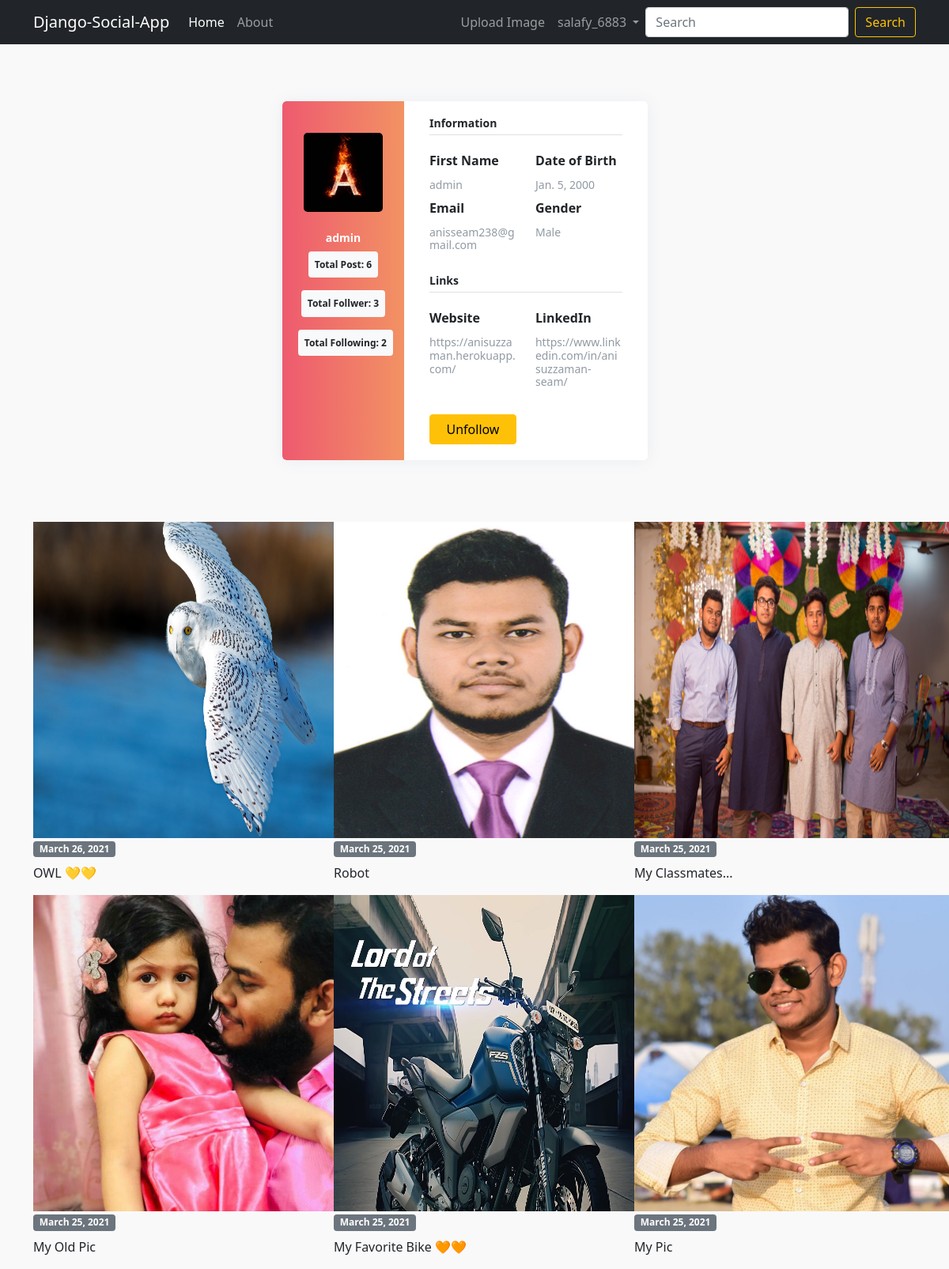
The app's page /other_profile/admin/ (signed in) with its own data.
### App_Login/models.py (models this page shows, shortened)
class User(AbstractBaseUser):
    email         = models.EmailField(max_length=255, unique=True)
    username      = models.CharField(max_length=30, unique=True)
    active        = models.BooleanField(default=True)  # user can login
    staff         = models.BooleanField(default=False) # staff user non superuser
    admin         = models.BooleanField(default=False) # superuser
    timestamp     = models.DateTimeField(auto_now_add=True)
    USERNAME_FIELD = 'email'
    REQUIRED_FIELDS = ['username',]
    objects = UserManager()
    @property
    def is_active(self):
        return self.active
    class Meta:
        ordering = ['-timestamp',]

class Profile(models.Model):
    GENDER_CHOICES = (
        ('Male' , 'Male'),
        ('Female' , 'Female'),
        ('Transgender' , 'Transgender'),
    )
    user        = models.OneToOneField(settings.AUTH_USER_MODEL, on_delete=models.CASCADE, related_name='user_profile')
    profile_pic = models.ImageField(default='default.png', upload_to='profile_pics')
    dob         = models.DateField(verbose_name="Date of Birth")
    gender      = models.CharField(max_length=20, choices=GENDER_CHOICES, default='Male')
    website     = models.URLField(blank=True, null=True)
    linkedin    = models.URLField(blank=True, null=True)

### App_Post/models.py (models this page shows, shortened)
class Post(models.Model):
    author = models.ForeignKey(settings.AUTH_USER_MODEL, on_delete=models.CASCADE, related_name='user_post')
    image = models.ImageField(upload_to='post_images')
    caption = models.CharField(max_length=264)
    upload_date = models.DateTimeField(auto_now_add=True)
    update_date = models.DateTimeField(auto_now=True)
    class Meta:
        ordering = ['-upload_date', ]

### App_Login/views.py (the view)
# urls.py: path('other_profile/<str:username>/', views.other_profile, name='other_profile'),
@login_required
def other_profile(request, username):
    user_obj = User.objects.get(username=username)
    already_followed = Follow.objects.filter(follower=request.user, following=user_obj)
    if user_obj == request.user:
        return redirect('profile_page')
    context = {
        'user_obj' : user_obj,
        'already_followed' : already_followed
    }
    return render(request, 'App_Login/other_profile.html', context)

### App_Login/templates/App_Login/other_profile.html (shortened to what this page needs)
{% extends 'App_Post/base.html' %}
{% block content %}
<div class="page-content page-container" id="page-content">
  <div class="padding">
    <div class="row container d-flex justify-content-center">
      <div class="col-xl-6 col-md-12">
        <div class="card user-card-full">
          <div class="row m-l-0 m-r-0">
            <div class="col-sm-4 bg-c-lite-green user-profile">
              <div class="card-block text-center text-white">
                <div class="m-b-25">
                  <img
                    src="{{ user_obj.user_profile.profile_pic.url }}"
                    class="img-radius"
                    alt="User-Profile-Image"
                  />
                </div>
                <h6 class="f-w-600">{{user_obj.username}}</h6>
                <p class="badge bg-light text-dark">Total Post: {{user_obj.user_post.count}}</p>
                <p class="badge bg-light text-dark">Total Follwer: {{user_obj.follower.count}}</p>
                <p class="badge bg-light text-dark">Total Following: {{user_obj.following.count}}</p>
              </div>
            </div>
            <div class="col-sm-8">
              <div class="card-block">
                <h6 class="m-b-20 p-b-5 b-b-default f-w-600">Information</h6>
                <div class="row">
                  <div class="col-sm-6">
                    <p class="m-b-10 f-w-600">First Name</p>
                    <h6 class="text-muted f-w-400">
                      {% if user_obj.username %}
                        {{user_obj.username}}
                      {% else %}
                        NULL
                      {% endif %}
                    </h6>
                  </div>
                  <div class="col-sm-6">
                    <p class="m-b-10 f-w-600">Date of Birth</p>
                    <h6 class="text-muted f-w-400">
                      {% if user_obj.user_profile.dob %}
                        {{user_obj.user_profile.dob}}
                      {% else %}
                        NULL
                      {% endif %}
                    </h6>
                  </div>
                  <div class="col-sm-6">
                    <p class="m-b-10 f-w-600">Email</p>
                    <h6 class="text-muted f-w-400">
                      {% if user_obj.email %}
                        {{user_obj.email}}
                      {% else %}
                        NULL
                      {% endif %}
                    </h6>
                  </div>
                  <div class="col-sm-6">
                    <p class="m-b-10 f-w-600">Gender</p>
                    <h6 class="text-muted f-w-400">
                      {% if user_obj.user_profile.gender %}
                        {{user_obj.user_profile.gender}}
                      {% else %}
                        NULL
                      {% endif %}
                    </h6>
                  </div>
                </div>
                <h6 class="m-b-20 m-t-40 p-b-5 b-b-default f-w-600">Links</h6>
                <div class="row">
                  <div class="col-sm-6">
                    <p class="m-b-10 f-w-600">Website</p>
                    <h6 class="text-muted f-w-400">
                      {% if user_obj.user_profile.website %}
                            {{user_obj.user_profile.website}}
                      {% else %}
                            NULL
                      {% endif %}
                    </h6>
                  </div>
                  <div class="col-sm-6">
                    <p class="m-b-10 f-w-600">LinkedIn</p>
                    <h6 class="text-muted f-w-400">
                      {% if user_obj.user_profile.linkedin %}
                            {{user_obj.user_profile.linkedin}}
                      {% else %}
                            NULL
                      {% endif %}
                    </h6>
                  </div>
                </div>
                <div class="row">
                  <div class="col-sm-6 mt-4">
                    {% if not already_followed %}
                        <a style="width: 100%;" class="btn btn-primary" href="{% url 'follow' user_obj.username %}">Follow</a>
                    {% else %}
                        <a style="width: 100%;" class="btn btn-warning" href="{% url 'unfollow' user_obj.username %}">Unfollow</a>
                    {% endif %}
                  </div>
                </div>
              </div>
            </div>
          </div>
        </div>
      </div>
    </div>
  </div>
</div>
<div class="row">
    {% for post in user_obj.user_post.all %}
    <div class="col-sm-4">
        <div class="panel panel-primary">
          <div class="panel-body">
              <img src="{{post.image.url}}" class="img-responsive" style="width:400px; height: 400px;" alt="Image" title="{{post.caption}}">
            </div>
          <div class="panel-footer">
              <h5 class="badge bg-secondary">{{post.upload_date|date:"F d, Y"}}</h5>
              <p>{{post.caption}}</p>
            </div>
        </div>
      </div>
    {% endfor %}
</div>
{% endblock content %}

### App_Post/templates/App_Post/navber.html (shortened to what this page needs)
<nav class="navbar navbar-expand-lg navbar-dark bg-dark">
    <div class="container">
      <a class="navbar-brand" href="{% url 'home'%}">Django-Social-App</a>
      <div class="collapse navbar-collapse" id="navbarSupportedContent">
        <ul class="navbar-nav me-auto">
          <li class="nav-item">
            <a class="nav-link active" aria-current="page" href="{% url 'home'%}">Home</a>
          </li>
          <li class="nav-item">
            <a class="nav-link" href="#">About</a>
          </li>
        </ul>
        <ul class="navbar-nav ms-auto">
          {% if user.is_authenticated %}
          <li class="nav-item">
            <a class="nav-link" aria-current="page" href="{% url 'post_create'%}">Upload Image</a>
          </li>
          <li class="nav-item dropdown">
            <a class="nav-link dropdown-toggle" href="#" id="navbarDropdown" role="button" data-toggle="dropdown" aria-haspopup="true" aria-expanded="false">
              {{user.username}}
            </a>
          </li>
          {% endif %}
        </ul>
        <form class="d-flex" method="GET">
          <input class="form-control me-2" name="search" type="search" placeholder="Search" aria-label="Search">
          <button class="btn btn-outline-warning" type="submit">Search</button>
        </form>
      </div>
    </div>
  </nav>

### App_Login/static/App_Login/css/main.css (style rules this page uses)
body { background-color: #f9f9fa }
.padding { padding: 3rem !important }
.user-card-full { overflow: hidden }
.card { border-radius: 5px; -webkit-box-shadow: 0 1px 20px 0 rgba(69, 90, 100, 0.08); box-shadow: 0 1px 20px 0 rgba(69, 90, 100, 0.08); border: none; margin-bottom: 30px }
.m-r-0 { margin-right: 0px }
.m-l-0 { margin-left: 0px }
.user-card-full .user-profile { border-radius: 5px 0 0 5px }
.bg-c-lite-green { background: -webkit-gradient(linear, left top, right top, from(#f29263), to(#ee5a6f)); background: linear-gradient(to right, #ee5a6f, #f29263) }
.user-profile { padding: 20px 0 }
.card-block { padding: 1.25rem }
.m-b-25 { margin-bottom: 25px }
.img-radius { border-radius: 5px }
img { width: 100px; }
h6 { font-size: 14px }
.card .card-block p { line-height: 25px }
.b-b-default { border-bottom: 1px solid #e0e0e0 }
.m-b-20 { margin-bottom: 20px }
.p-b-5 { padding-bottom: 5px !important }
.m-b-10 { margin-bottom: 10px }
.text-muted { color: #919aa3 !important }
.f-w-600 { font-weight: 600 }
.m-t-40 { margin-top: 20px }

### records on screen
User: username "salafy_6883"
User: user_profile.profile_pic (picture), username "admin", user_post.count "6", follower.count "3", following.count "2", user_profile.dob "Jan. 5, 2000", email "anisseam238@gmail.com", user_profile.gender "Male", user_profile.website "https://anisuzzaman.herokuapp.com/", user_profile.linkedin "https://www.linkedin.com/in/anisuzzaman-seam/"
Post: image (picture), upload_date "March 26, 2021", caption "OWL 💛💛"
Post: image (picture), upload_date "March 25, 2021", caption "Robot"
Post: image (picture), upload_date "March 25, 2021", caption "My Classmates..."
Post: image (picture), upload_date "March 25, 2021", caption "My Old Pic"
Post: image (picture), upload_date "March 25, 2021", caption "My Favorite Bike 🧡🧡"
Post: image (picture), upload_date "March 25, 2021", caption "My Pic"
